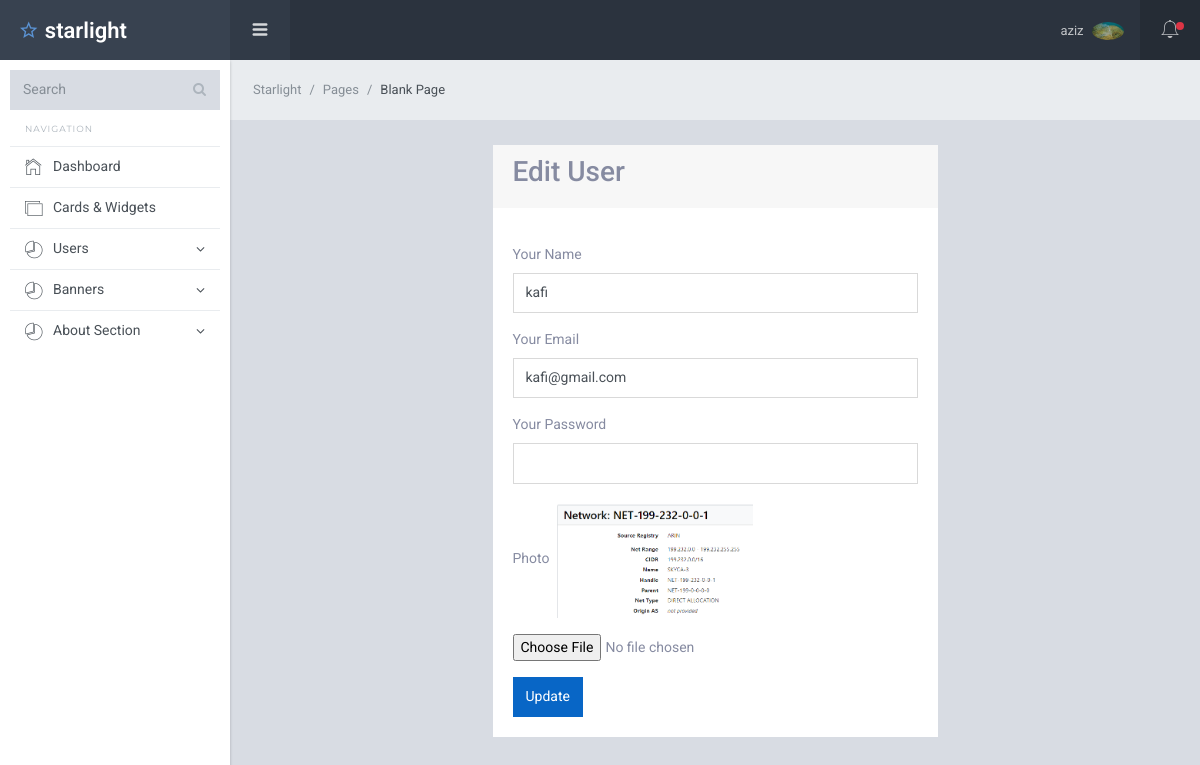
The app's page /users/user_edit.php?id=2 (signed in) with its own data.
### tables this page shows
CREATE TABLE `users` (
  `id` int(11) NOT NULL,
  `name` varchar(100) NOT NULL,
  `email` varchar(100) NOT NULL,
  `password` varchar(100) NOT NULL,
  `profile_picture` varchar(100) NOT NULL,
  `status` int(11) NOT NULL DEFAULT 0,
  `role` int(11) DEFAULT NULL
);

### users/user_edit.php (the view, shortened to what this page needs)
<?php
require "../db.php";
$id = $_GET["id"];
$select_user = "SELECT * FROM users WHERE id=$id";
$select_user_result = mysqli_query($db_connect, $select_user);
$after_assoc = mysqli_fetch_assoc($select_user_result);
?>
<?php require '../dashboard_parts/header.php'?>
<div class="sl-mainpanel">
    <nav class="breadcrumb sl-breadcrumb">
        <a class="breadcrumb-item" href="index.html">Starlight</a>
        <a class="breadcrumb-item" href="index.html">Pages</a>
        <span class="breadcrumb-item active">Blank Page</span>
    </nav>
    <div class="sl-pagebody">
        <div class="row">
            <div class="col-lg-6 m-auto">
                <div class="card">
                    <div class="card-header">
                        <h3>Edit User</h3>
                    </div>
                    <div class="card-body">
                        <form action="update_user.php" method="POST" enctype="multipart/form-data">
                            <div class="mt-3">
                                <label for="" class="form-label">Your Name</label>
                                <input type="text" value="<?=$after_assoc['name']?>" class="form-control" name="name"
                                    required>
                            </div>
                            <div class="mt-3">
                                <label for="" class="form-label">Your Email</label>
                                <input type="email" value="<?=$after_assoc['email']?>" class="form-control" name="email"
                                    required>
                            </div>
                            <div class="mt-3">
                                <label for="" class="form-label">Your Password</label>
                                <input type="password" class="form-control" name="password">
                            </div>
                            <div class="mt-3">
                                <label for="">Photo</label>
                                <img id="pic" style="max-width: 200px; max-height: 200px;"
                                    src="../uploads/users/<?=$after_assoc['profile_picture']?>" />
                                <input class="mt-3" type="file" class="form-control" name="profile_picture"
                                    oninput="pic.src = window.URL.createObjectURL(this.files[0])">
                            </div>
                            <div class="mt-3">
                                <button type="submit" class="btn btn-primary">Update</button>
                            </div>
                        </form>
                    </div>
                </div>
            </div>
        </div>
    </div>
</div>
<?php require '../dashboard_parts/footer.php'?>

### dashboard_parts/header.php (shortened to what this page needs)
<?php
    require '../db.php';
    $id = $_SESSION['id'];
    $select_profile_info = "SELECT * FROM users WHERE id=$id";
    $select_profile_info_result = mysqli_query($db_connect, $select_profile_info);
    $after_assoc_select_profile_info = mysqli_fetch_assoc($select_profile_info_result);
?>
<!DOCTYPE html>
<html lang="en">
<head>
    <link href="/jett/dashboard_assets/lib/font-awesome/css/font-awesome.css" rel="stylesheet">
    <link href="/jett/dashboard_assets/lib/Ionicons/css/ionicons.css" rel="stylesheet">
    <link href="/jett/dashboard_assets/lib/perfect-scrollbar/css/perfect-scrollbar.css" rel="stylesheet">
    <link rel="stylesheet" href="/jett/dashboard_assets/css/starlight.css">
</head>
<body>
    <div class="sl-logo"><a href=""><i class="icon ion-android-star-outline"></i> starlight</a></div>
    <div class="sl-sideleft">
        <div class="input-group input-group-search">
            <input type="search" name="search" class="form-control" placeholder="Search">
            <span class="input-group-btn">
                <button class="btn"><i class="fa fa-search"></i></button>
            </span>
        </div>
        <label class="sidebar-label">Navigation</label>
        <div class="sl-sideleft-menu">
            <a href="/jett/dashboard/dashboard.php" class="sl-menu-link">
                <div class="sl-menu-item">
                    <i class="menu-item-icon icon ion-ios-home-outline tx-22"></i>
                    <span class="menu-item-label">Dashboard</span>
                </div>
            </a>
            <a href="widgets.html" class="sl-menu-link">
                <div class="sl-menu-item">
                    <i class="menu-item-icon icon ion-ios-photos-outline tx-20"></i>
                    <span class="menu-item-label">Cards &amp; Widgets</span>
                </div>
            </a>
            <?php if($after_assoc_select_profile_info['role'] != 4){ ?>
            <a href="#" class="sl-menu-link">
                <div class="sl-menu-item">
                    <i class="menu-item-icon ion-ios-pie-outline tx-20"></i>
                    <span class="menu-item-label">Users</span>
                    <i class="menu-item-arrow fa fa-angle-down"></i>
                </div>
            </a>
            <?php } ?>
            <a href="#" class="sl-menu-link">
                <div class="sl-menu-item">
                    <i class="menu-item-icon ion-ios-pie-outline tx-20"></i>
                    <span class="menu-item-label">Banners</span>
                    <i class="menu-item-arrow fa fa-angle-down"></i>
                </div>
            </a>
            <a href="#" class="sl-menu-link">
                <div class="sl-menu-item">
                    <i class="menu-item-icon ion-ios-pie-outline tx-20"></i>
                    <span class="menu-item-label">About Section</span>
                    <i class="menu-item-arrow fa fa-angle-down"></i>
                </div>
            </a>
        </div>
        <br>
    </div>
    <div class="sl-header">
        <div class="sl-header-left">
            <div class="navicon-left hidden-md-down"><a id="btnLeftMenu" href=""><i
                        class="icon ion-navicon-round"></i></a></div>
        </div>
        <div class="sl-header-right">
            <nav class="nav">
                <div class="dropdown">
                    <a href="" class="nav-link nav-link-profile" data-toggle="dropdown">
                        <span class="logged-name"><?= $after_assoc_select_profile_info['name']; ?></span>
                        <img src="/jett/uploads/users/<?= $after_assoc_select_profile_info['profile_picture'];?>"
                            class="wd-32 rounded-circle" alt="">
                    </a>
                </div>
            </nav>
            <div class="navicon-right">
                <a id="btnRightMenu" href="" class="pos-relative">
                    <i class="icon ion-ios-bell-outline"></i>
                    <span class="square-8 bg-danger"></span>
                </a>
            </div>
        </div>
    </div>

### records on screen
users: name "aziz", profile_picture (picture)
users: name "kafi", email "kafi@gmail.com", profile_picture (picture)
